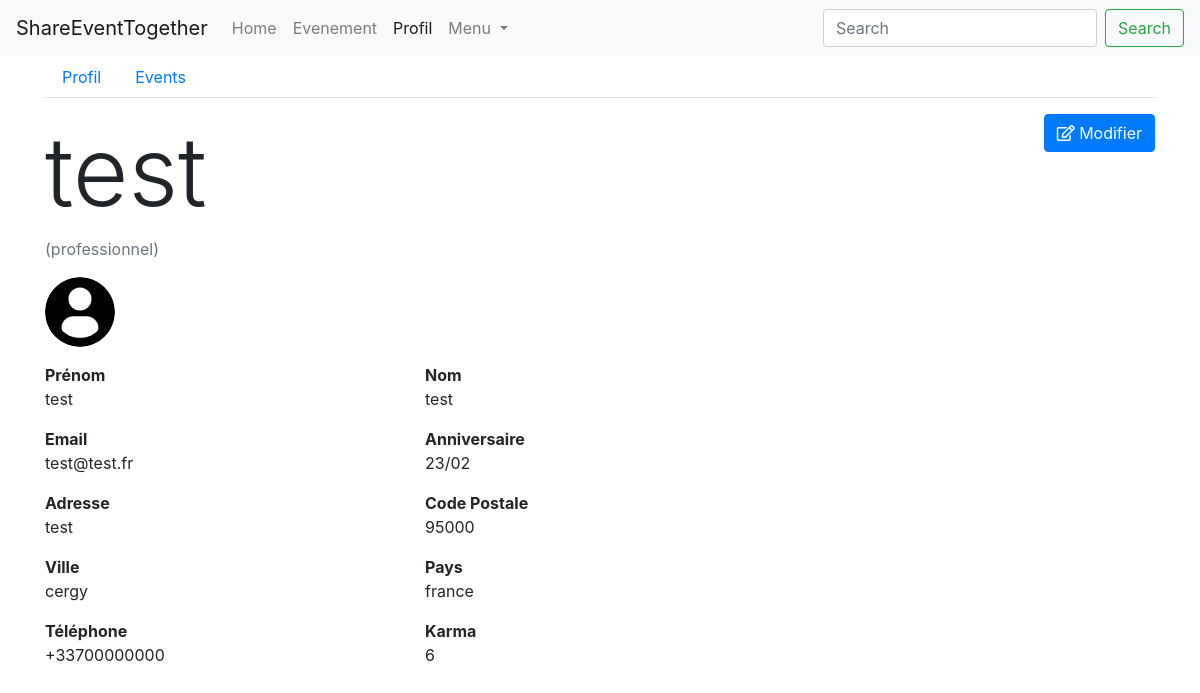
The app's page /profil (signed in), older data.
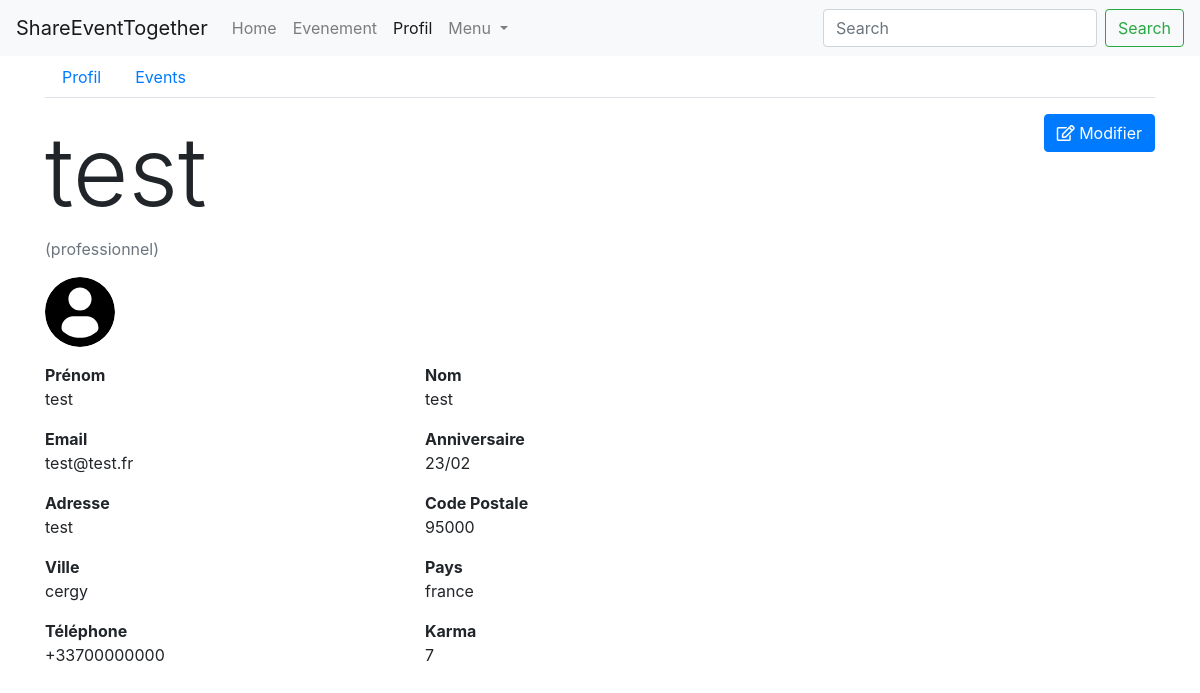
The same page, newer data.
### persons/models.py (models this page shows, shortened)
class Person(models.Model):
    TYPE_PARTICULIER = 'particulier'
    TYPE_PROFESSIONNEL = 'professionnel'
    TYPE_CHOICES = (
        (TYPE_PARTICULIER, 'particulier'),
        (TYPE_PROFESSIONNEL, 'professionnel')
    )
    user = models.ForeignKey('users.User', on_delete=models.CASCADE)
    first_name = models.CharField('prenom', max_length=100)
    last_name = models.CharField('nom', max_length=100)
    birth_date = models.DateField('date naissance')
    address = models.CharField('adresse', max_length=250)
    zip_code = models.IntegerField('code postal')
    city = models.CharField('ville', max_length=50)
    country = models.CharField('pays', max_length=100)
    phone_number = PhoneNumberField('telephone')
    pseudo = models.CharField('pseudo', max_length=50)
    person_type = models.CharField('type', choices=TYPE_CHOICES, max_length=15)
    created_at = models.DateTimeField('crée à', auto_now=True)
    note = models.IntegerField('karma', null=True, blank=True)
    imageProfil = models.FileField('image', null=True, default='utilisateur-de-profil.svg')

### users/models.py (models this page shows, shortened)
class User(AbstractBaseUser, PermissionsMixin):
    email = models.EmailField('email', max_length=254, unique=True)
    is_staff = models.BooleanField('statut staff', default=False)
    is_superuser = models.BooleanField('statut superutilisateur', default=False)
    is_active = models.BooleanField('actif', default=True)
    last_login = models.DateTimeField('dernière connexion', null=True, blank=True)
    date_joined = models.DateTimeField('date d\'inscription', auto_now_add=True)
    USERNAME_FIELD = 'email'
    EMAIL_FIELD = 'email'
    REQUIRED_FIELDS = []
    objects = UserManager()
    class Meta:
        ordering = ['email', ]
        verbose_name = 'utilisateur'
        verbose_name_plural = 'utilisateurs'

### events/views/persons.py (the view)
# urls.py: path('profil', DetailProfilView.as_view(), name='profil'),
class DetailProfilView(PersonView):
    def get(self, request):
        user = request.user
        person = Person.objects.get(user=user)
        form = ProfilForm(instance=person)
        context = {
            'person': person,
            'form': form,
            'navigation_items': navigation.navigation_items(navigation.NAV_PROFIL),
        }
        return render(request, 'persons/profil/profil_detail.html', context)

### events/forms.py (shortened to what this page needs)
class ProfilForm(forms.ModelForm):
    email = forms.EmailField(label='Email', max_length=254)
    class Meta:
        model = Person
        exclude = ['user', 'created_at', 'karma', 'person_type', 'birth_date', 'pseudo', ]
        widgets = {
            'email': forms.EmailInput(attrs={'placeholder': 'Email'}),
            'phone_number': forms.TextInput(attrs={'placeholder': '0612344321'}),
        }
    def __init__(self, instance=None, *args, **kwargs):
        super().__init__(instance=instance, *args, **kwargs)
        if instance:
            self.fields['email'].initial = instance.user.email

### events/navigation.py (called while the page is built)
def navigation_items(selected_item=None):
    items = []
    for name, shortcut in NAV_ITEMS:
        items.append({
            'name': name,
            'url': reverse(shortcut),
            'active': True if selected_item == name else False,
        })
    return items

### events/templates/persons/profil/profil_detail.html (shortened to what this page needs)
{% extends 'persons/base_navbar.html' %}
{% load static %}
{% block content %}
    <ul class="nav nav-tabs">
        <li class="nav-item">
            <a class="nav-link" href="{% url 'profil' %}">Profil</a>
        </li>
        <li class="nav-item">
            <a class="nav-link" href="{% url 'profil-events' %}">Events</a>
        </li>
    </ul>
    <div class="row my-3">
        <div class="col-md-8">
            <div>
                <h2 class="display-1">{{ person.pseudo }}</h2>
                <p class="text-muted"> ({{ person.person_type }})</p>
            </div>
            <img class="rounded-circle mr-5" height="70" width="70" src="{{ person.imageProfil.url }}">
        </div>
        <div class="col-md-4 text-right">
            <a href="{% url 'profil-edit' %}" class="btn btn-primary"><i class="far fa-edit"></i> Modifier</a>
        </div>
    </div>
    <div class="row">
        <div class="col-md-4">
            <p>
                <b>Prénom</b>
                <br>
                {{ person.first_name }}
            </p>
        </div>
        <div class="col-md-4">
            <p>
                <b>Nom</b>
                <br>
                {{ person.last_name }}
            </p>
        </div>
    </div>
    <div class="row">
        <div class="col-md-4">
            <p>
                <b>Email</b>
                <br>
                {{ person.user.email }}
            </p>
        </div>
        <div class="col-md-4">
            <p>
                <b>Anniversaire</b>
                <br>
                {{ person.birth_date|date:'j/m' }}
            </p>
        </div>
    </div>
    <div class="row">
        <div class="col-md-4">
            <p>
                <b>Adresse</b>
                <br>
                {{ person.address }}
            </p>
        </div>
        <div class="col-md-4">
            <p>
                <b>Code Postale</b>
                <br>
                {{ person.zip_code }}
            </p>
        </div>
    </div>
    <div class="row">
        <div class="col-md-4">
            <p>
                <b>Ville</b>
                <br>
                {{ person.city }}
            </p>
        </div>
        <div class="col-md-4">
            <p>
                <b>Pays</b>
                <br>
                {{ person.country }}
            </p>
        </div>
    </div>
    <div class="row">
        <div class="col-md-4">
            <p>
                <b>Téléphone</b>
                <br>
                {{ person.phone_number }}
            </p>
        </div>
        <div class="col-md-4">
            <p>
                <b>Karma</b>
                <br>
                {% if person.note is not None %}
                    {{ person.note }}
                {% else %}
                    <span>Vous n'avez pas de note pour le moment :(</span>
                {% endif %}
            </p>
        </div>
    </div>
{% endblock content %}

Row changes from the older to the newer data that the page shows:
changed Person "test": note "6" → "7"
